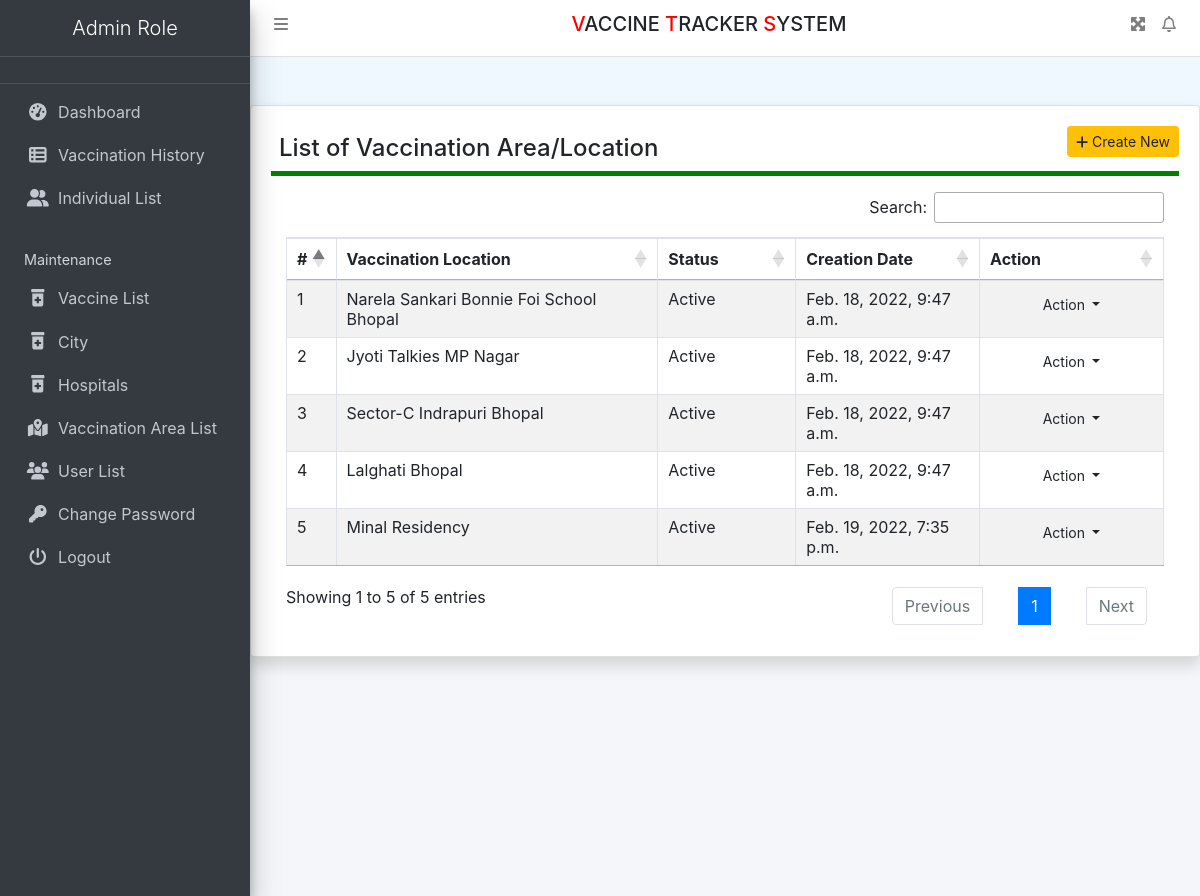
Page /vaccineArea (signed in) on the committed database.
### vaccine/models.py (models this page shows, shortened)
class VaccineLocationList(models.Model):
    Location = models.CharField(max_length=250, null=True)
    Status = models.CharField(max_length=200, null=True)
    CreationDate = models.DateTimeField(auto_now_add=True)

### vaccine/views.py (the view)
# urls.py: path('vaccineArea', vaccineArea, name='vaccineArea'),
def vaccineArea(request):
    if not request.user.is_authenticated:
        return redirect('admin_login')
    vlocation = VaccineLocationList.objects.all()
    try:
        if request.method == "POST":
            location = request.POST['Location']
            status = request.POST['Status']
            try:
                VaccineLocationList.objects.create(Location=location, Status=status)
                error = "no"
            except:
                error = "yes"
    except:
        pass
    return render(request, 'vaccineArea.html', locals())

### vaccine/templates/vaccineArea.html (shortened to what this page needs)
{% extends 'header.html' %}
{% block main %}
<div class="card shadow mt-5">
    <div class="card-body">
        <a href="#" class="btn btn-warning btn-sm float-right"
           data-target="#addpro" data-toggle="modal"><i class="fa fa-plus"></i>
            Create New</a>
        <h4 class="p-2" style="border-bottom: 5px solid green;">List of Vaccination Area/Location</h4>
        <div class="container-fluid mt-3">
            <table id="example" class="table table-striped table-bordered">
                <colgroup>
					<col width="5%">
					<col width="35%">
					<col width="15%">
					<col width="20%">
					<col width="20%">
				</colgroup>
                <thead>
                <tr>
                    <th>#</th>
                    <th>Vaccination Location</th>
                    <th>Status</th>
                    <th>Creation Date</th>
                    <th>Action</th>
                </tr>
                </thead>
                <tbody>
                {% for i in vlocation %}
                <tr>
                    <td>{{forloop.counter}}</td>
                    <td>{{i.Location}}</td>
                    <td>{{i.Status}}</td>
                    <td>{{i.CreationDate}}</td>
                    <td align="center">
                        <button type="button" class="btn btn-flat btn-default btn-sm dropdown-toggle dropdown-icon"
                                data-toggle="dropdown">
                            Action
                        </button>
                    </td>
                </tr>
                 {% endfor %}
                </tbody>
            </table>
        </div>
    </div>
</div>
{% endblock %}

### vaccine/static/css/all.css (style rules this page uses)
.fa-plus:before { content: "\f067"; }

### vaccine/templates/header.html (style rules this page uses)
body { background-color: aliceblue; }

### rows in the picture
VaccineLocationList: Location "Narela Sankari Bonnie Foi School Bhopal", Status "Active", CreationDate "Feb. 18, 2022, 9:47 a.m."
VaccineLocationList: Location "Jyoti Talkies MP Nagar", Status "Active", CreationDate "Feb. 18, 2022, 9:47 a.m."
VaccineLocationList: Location "Sector-C Indrapuri Bhopal", Status "Active", CreationDate "Feb. 18, 2022, 9:47 a.m."
VaccineLocationList: Location "Lalghati Bhopal", Status "Active", CreationDate "Feb. 18, 2022, 9:47 a.m."
VaccineLocationList: Location "Minal Residency", Status "Active", CreationDate "Feb. 19, 2022, 7:35 p.m."
